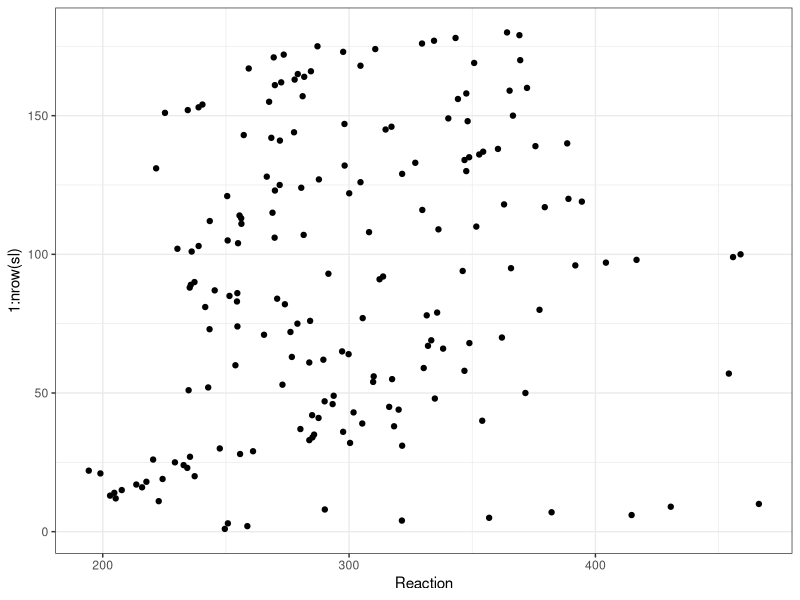
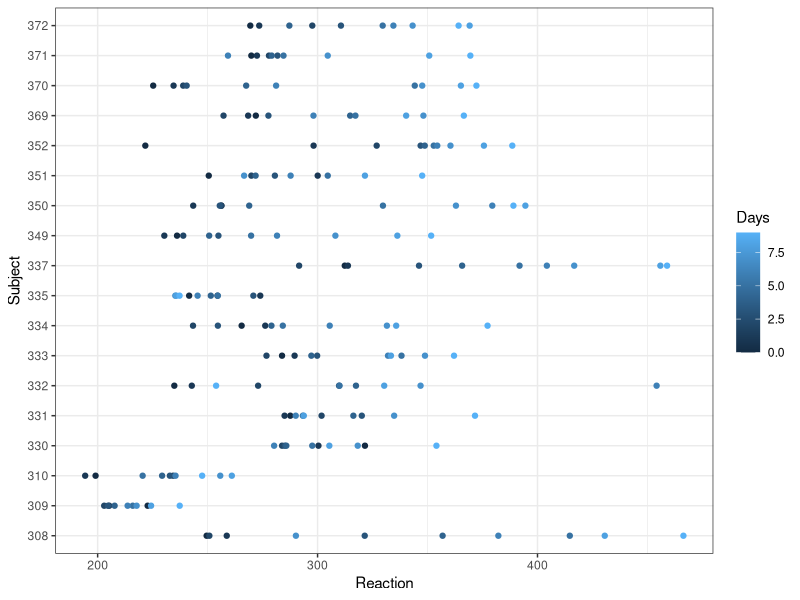
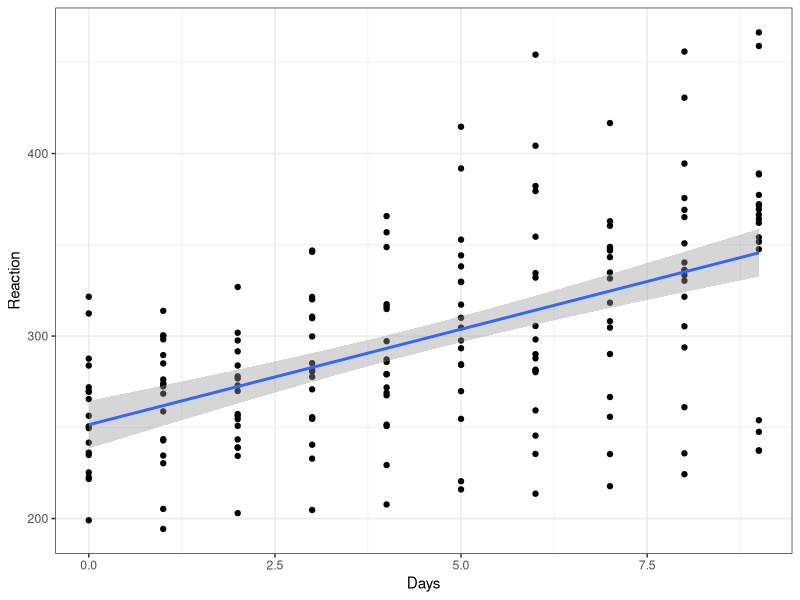
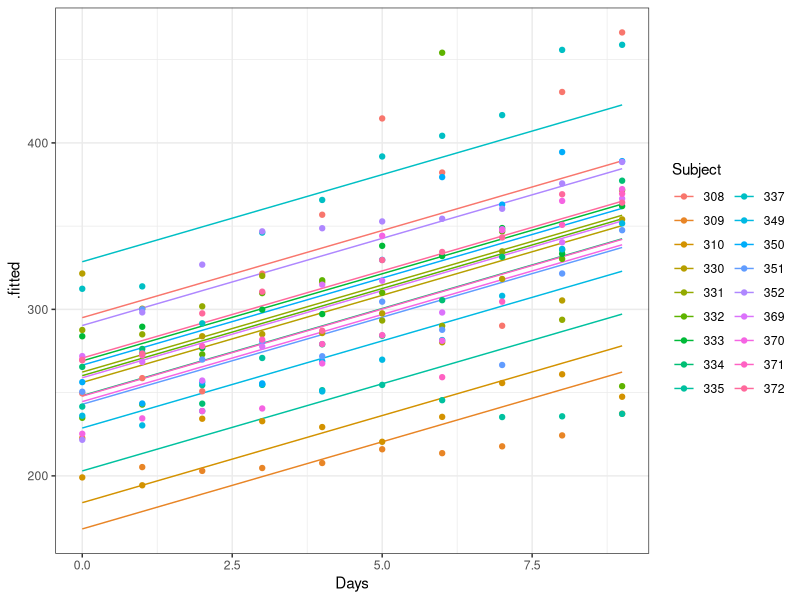
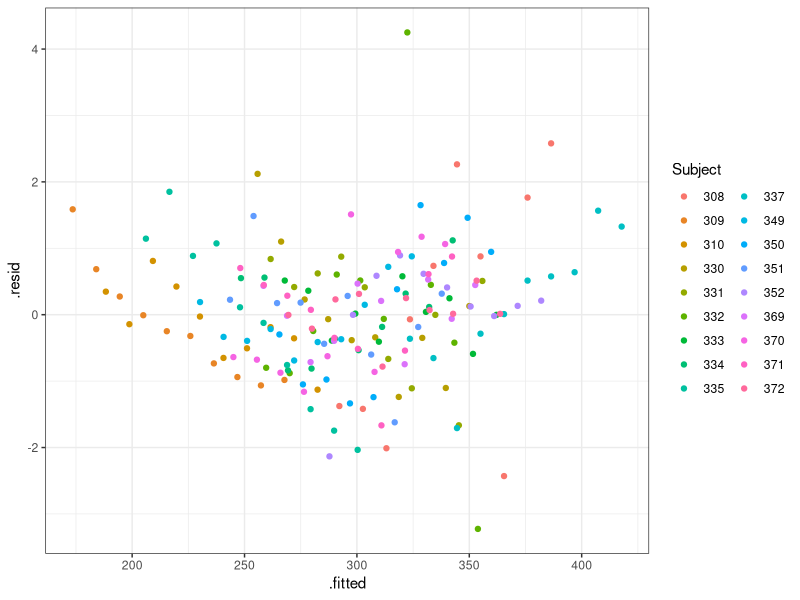
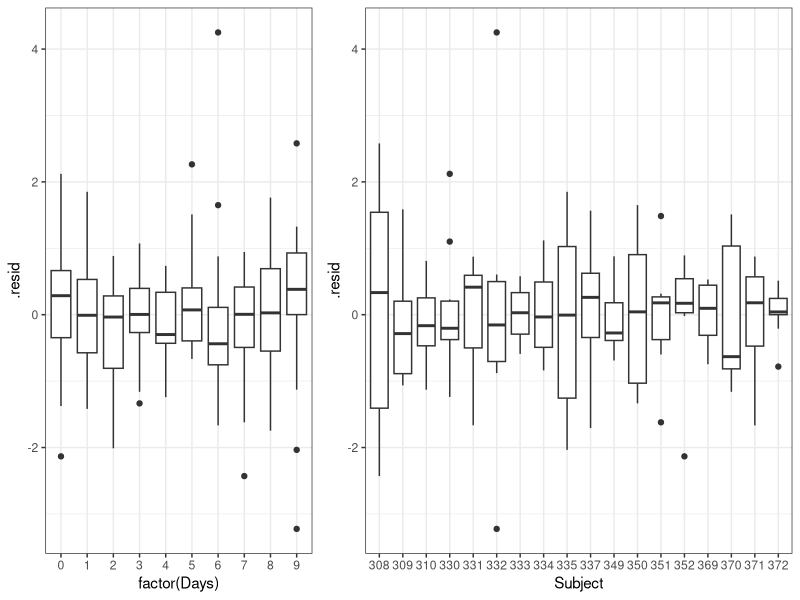
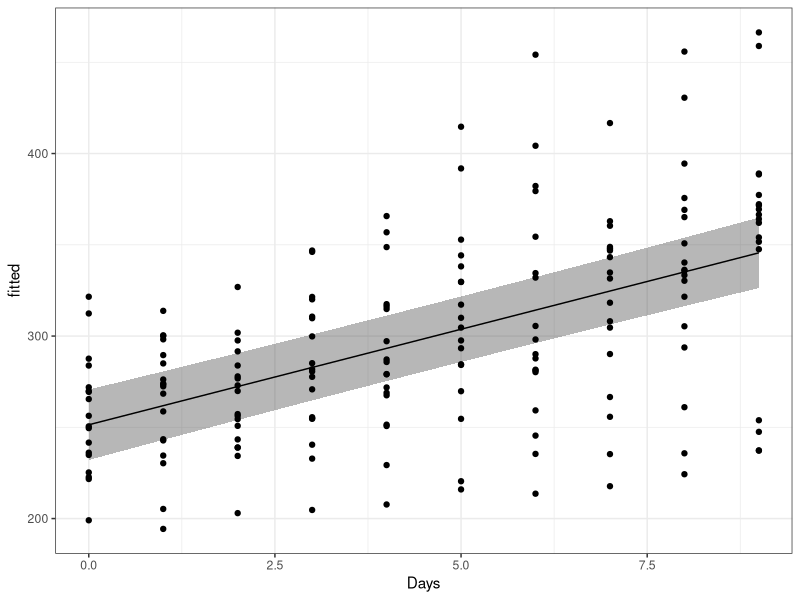
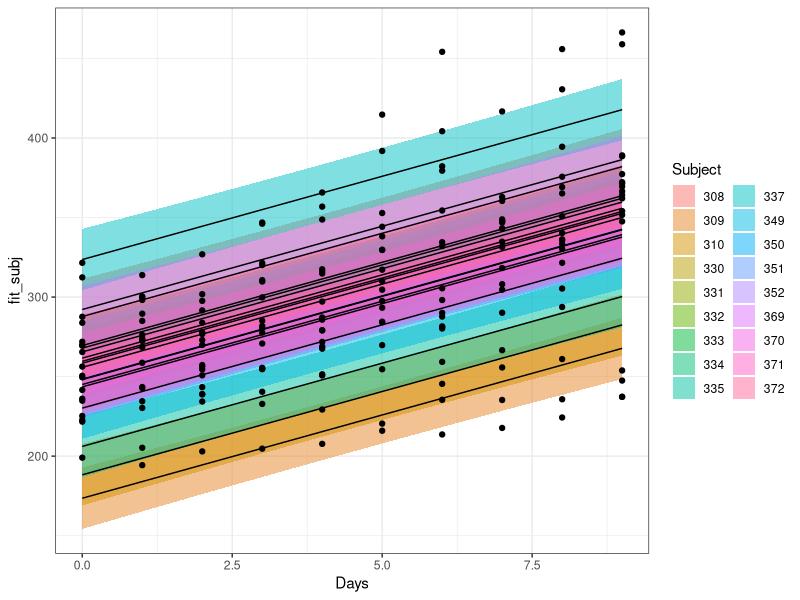

The R script that drew these images, in order:
# title: "Смешанные линейные модели" ##############
# subtitle: "Линейные модели..."
# author: "Марина Варфоломеева, Вадим Хайтов"

## Пример: Как время реакции людей зависит от бессонницы? #############
#
# В датасете `sleepstudy` из пакета `lme4`
# описание немного отличается от того, что в
# статье: В ночь перед нулевым днем всем
# испытуемым давали поспать нормальное время, а в
# следующие 9 ночей --- давали спать по 3 часа.
# Каждый день измеряли время реакции в серии
# тестов.
#
# Данные: Belenky et al. (2003) Patterns of
# performance degradation and restoration during
# sleep restriction and subsequent recovery: a
# sleep dose-response study. Journal of Sleep
# Research 12, 1–12.
#
# - `Reaction` --- среднее время реакции в серии тестов в день наблюдения, мс
# - `Days` --- число дней депривации сна
# - `Subject` --- номер испытуемого

library(lme4)
data(sleepstudy)
sl <- sleepstudy
head(sl, 3)

#
## Знакомство с данными
str(sl)
# пропущенные значения
colSums(is.na(sl))

# число субъектов
length(unique(sl$Subject))
# сбалансирован ли объем выборки?
table(sl$Subject)
table(sl$Subject, sl$Days)

## Есть ли выбросы?
library(ggplot2)
theme_set(theme_bw())
# построим дот-плот
ggplot(sl, aes(x = Reaction, y = 1:nrow(sl))) +
  geom_point()


## Как меняется время реакции разных субъектов?
ggplot(sl, aes(x = Reaction, y = Subject, colour = Days)) +
  geom_point()



## Не учитываем группирующий фактор
Wrong1 <- lm(Reaction ~ Days, data = sl)

summary(Wrong1)

ggplot(sl, aes(x = Days, y = Reaction)) +
  geom_point() +
  geom_smooth(se = TRUE, method = "lm", size = 1)


## Группирующий фактор как фиксированный.

Wrong2 <- lm(Reaction ~ Days + Subject, data = sl)

summary(Wrong2)

Wrong2_diag <- fortify(Wrong2)
ggplot(Wrong2_diag, aes(x = Days, colour = Subject)) +
  geom_line(aes(y = .fitted, group = Subject)) +
  geom_point(data = sl, aes(y = Reaction)) +
  guides(colour = guide_legend(ncol = 2))



## Фиксированные и случайные факторы #############

## Задание 1 -------------------------------------
#
# Какого типа эти факторы? Поясните ваш выбор.
#
# - Несколько произвольно выбранных градаций
# плотности моллюсков в полевом эксперименте, где
# плотностью манипулировали.
# - Фактор размер червяка (маленький, средний,
# большой) в выборке червей.
# - Деление губы Чупа на зоны с разной степенью
# распреснения.

## Cмешанные линейные модели #####################

## Подбор смешанных моделей в R #################


## Смешанные модели со случайным отрезком в R ############

# выгружаем lme4, чтобы не было конфликтов с nlme
detach(name = "package:lme4")
library(nlme)
M1 <- lme(Reaction ~ Days, random = ~ 1 | Subject, data = sl)


## Анализ остатков ##################################

## График остатков от предсказанных значений
M1_diag <- data.frame(sl,
                      .resid = resid(M1, type = "pearson"),
                      .fitted <- fitted(M1))
gg_resid <- ggplot(M1_diag, aes(y = .resid)) +
  guides(colour = guide_legend(ncol = 2))
gg_resid + geom_point(aes(x = .fitted, colour = Subject))

## Графики остатков от ковариат в модели и не в модели
library(gridExtra)
grid.arrange(gg_resid + geom_boxplot(aes(x = factor(Days))),
             gg_resid + geom_boxplot(aes(x = Subject)),
             ncol = 2, widths = c(0.4, 0.6))


## Тестирование гипотез в смешанных моделях #########


## (а) t-(или -z) тесты (REML) ###################

summary(M1)

## (б) F-тест (REML) #############################

library(car)
anova(M1, test = "F")


## (в) Попарное сравнение вложенных моделей при помощи тестов отношения правдоподобий (ML) ##########

M1.ml <- lme(Reaction ~ Days, random = ~1|Subject, data = sl, method = "ML")
M2.ml <- lme(Reaction ~ 1, random = ~1 | Subject, data = sl, method = "ML")

anova(M1.ml, M2.ml)

## (г) Сравнение моделей по AIC (ML) ###############

AIC(M1.ml, M2.ml)


## Подбор оптимальной модели и проверка условий применимости ############


## Представление результатов #####################

M1_fin <- lme(Reaction ~ Days, random = ~1|Subject, data = sl,
              method = "REML")


## Уравнение модели

fixef(M1_fin)    # Фиксированные эффекты
VarCorr(M1_fin)  # Случайные эффекты


## Внутриклассовая корреляция
# $\sigma_{effect}^2 / (\sigma_{effect}^2 + \sigma^2)$



## Данные для графика предсказаний фиксированной части модели #############

# Исходные данные
library(plyr)
NewData_M1 <- ddply(
  sl, .(Subject), summarise,
  Days = seq(min(Days), max(Days), length = 10)
  )

# Предсказанные значения при помощи predict()
# level = 0 - для фиксированных эффектов (т.е. без учета субъекта)
NewData_M1$fitted <- predict(M1_fin, NewData_M1, level = 0)

# Предсказанные значения при помощи матриц
X <- model.matrix(~ Days, data = NewData_M1)
betas <- fixef(M1_fin)
NewData_M1$fitted <- X %*% betas

# Cтандартные ошибки и дов. интервалы
NewData_M1$se <- sqrt( diag(X %*% vcov(M1_fin) %*% t(X)) )
NewData_M1$lwr <- NewData_M1$fitted - 1.98 * NewData_M1$se
NewData_M1$upr <- NewData_M1$fitted + 1.98 * NewData_M1$se


## График предсказаний фиксированной части модели ###############

ggplot(data = NewData_M1, aes(x = Days, y = fitted)) +
  geom_ribbon(alpha = 0.35, aes(ymin = lwr, ymax = upr)) +
  geom_line() +
  geom_point(data = sl, aes(x = Days, y = Reaction))


## Данные для графика предсказаний для индивидуальных уровней случайного фактора ###########

# Можно получить предсказания для каждого субъекта
# $\beta_0 + \beta_1 \cdot Days_{ij} + b_i$

NewData_M1$fit_subj <- predict(M1_fin, NewData_M1, level = 1)
# или то же самое при помощи матриц
# случайные эффекты для каждого субъекта
# это датафрейм с одним столбцом
rand <- ranef(M1_fin)
# "разворачиваем" для каждой строки данных
all_rand <- rand[as.numeric(NewData_M1$Subject), 1]
# прибавляем случайные эффекты к предсказаниям фикс. части
NewData_M1$fit_subj <- X %*% betas + all_rand


## График предсказаний для индивидуальных уровней случайного фактора ########

ggplot(NewData_M1, aes(x = Days, y = fit_subj, group = Subject)) +
  geom_ribbon(alpha = 0.5, aes(fill = Subject, ymin = fit_subj - 1.98*se,
                  ymax = fit_subj + 1.98*se)) +
  geom_line() +
  geom_point(data = sl, aes(x = Days, y = Reaction))  +
  guides(fill = guide_legend(ncol = 2))


## Смешанная модель со случайным отрезком и углом наклона #################

MS1 <- lme(Reaction ~ Days, random = ~ 1 + Days|Subject, data = sl)

## Задание 2 ------------------------------------
#
# Проверьте получившуюся модель MS1
#
# Сделайте самостоятельно:
#
# - Анализ остатков
# - Проверку влияния факторов + подбор оптимальной модели
# - Визуализацию предсказаний
